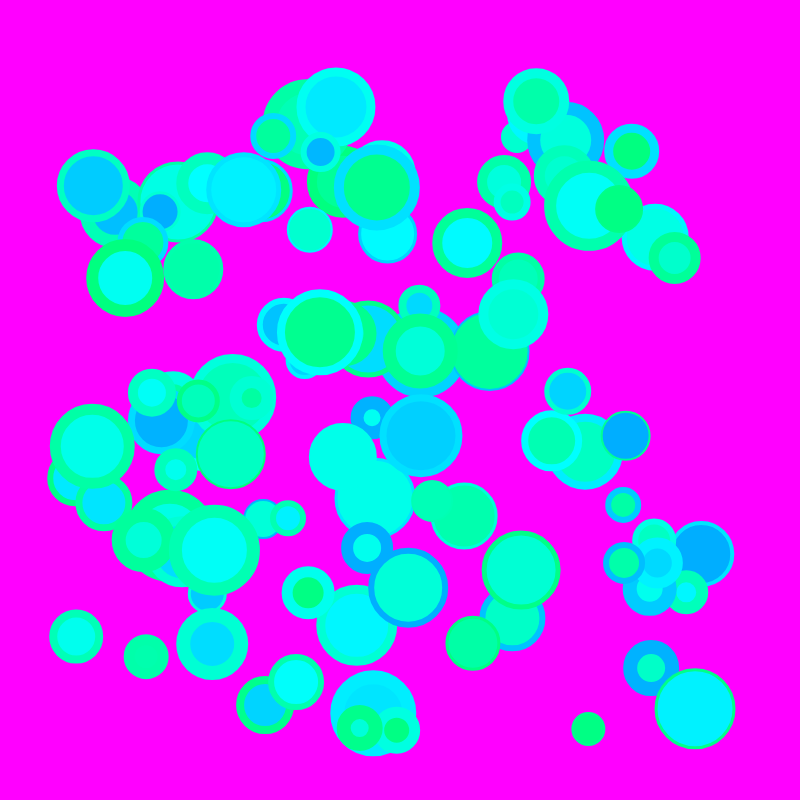
Frame 1 (no input)
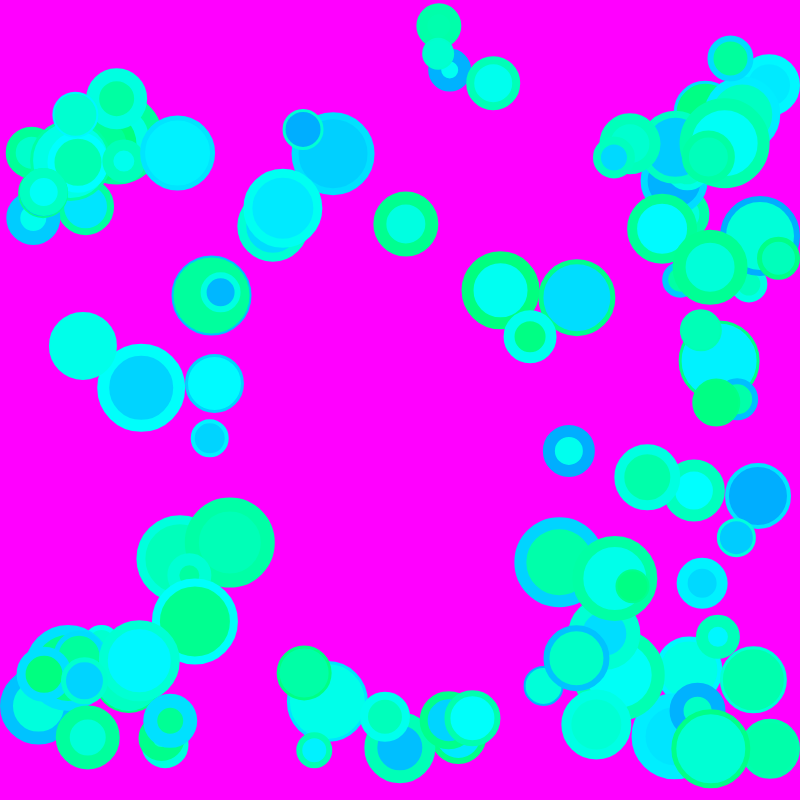
Frame 60 (no input)
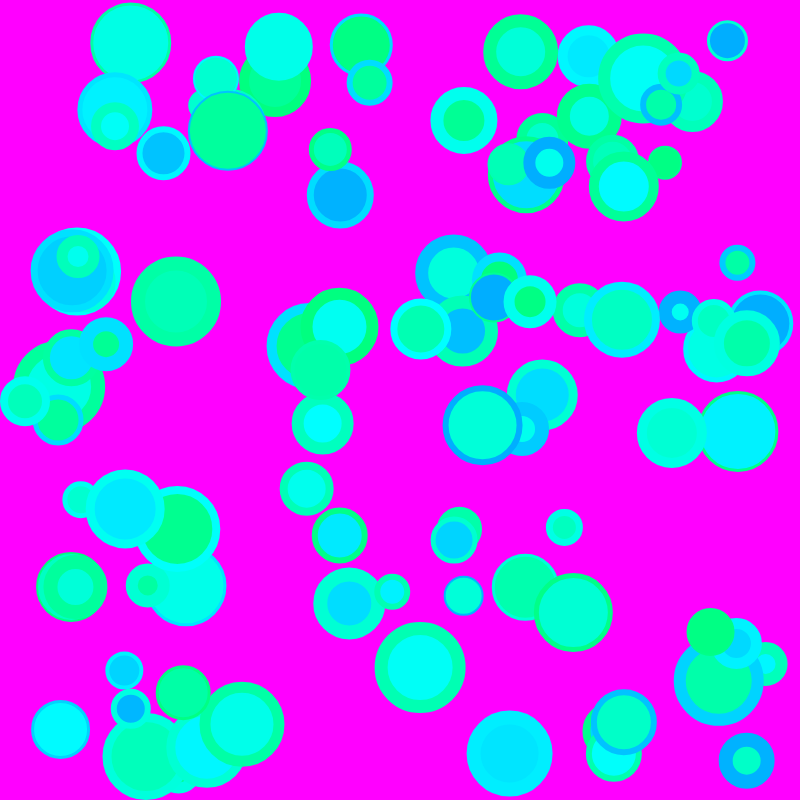
Frame 120 (the mouse pressed at the canvas centre since frame 60)

The p5.js sketch that drew these frames (run headless with seeded random() and noise() and a simulated clock; from frame 60 on, the mouse is pressed at the canvas centre):

// p5.js sketch
// ── sketch.js

const MAX_BALLS = 300;
const MIN_BALLS = 10
let resetButton;
let bHoleF;
let nBalls;
let objSystem;
let xMouse;
let yMouse;


function setup() {
    cnv = createCanvas(800,800);
    frameRate(30);
    colorMode(HSB, 360, 100, 100, 1);

    //create blackhole slider
    bHoleF = createSlider(0, 400, 200, 2);
    bHoleF.position(20, height+95);

    //create number of balls slider
    nBalls = createSlider(MIN_BALLS, MAX_BALLS, 100, 1);
    nBalls.position(20, height+115);

    //create reset button
    resetButton = createButton('Reset');
    resetButton.position(20, height+140);
    resetButton.mousePressed(clearSystem);

    //forces
    let grav = createVector(0, 0);
    let wind = createVector(0, 0);
    let ballForces = [];
    for(let i = 0; i < MAX_BALLS; i++) {
        ballForces.push(createVector(random(-.2,.2), random(-.2,.2)));
    }

    //create System
    objSystem = new System(new Array(), new Array());
    let offset = 50;
    for(let i = 1; i <= MAX_BALLS; i++) {
        let ballForce = ballForces[i-1];
        let randomR = Math.floor(random(15, 40));
        let randomX = Math.floor(random(0+randomR+offset, width-randomR-offset));
        let randomY = Math.floor(random(0+randomR+offset, height-randomR-offset));
        let randomCol = color(Math.floor(random(150,200)), 100, 100, 1);
        let randomStroke = color(Math.floor(random(150,200)), 100, 100, 1);
        let randomWeight = Math.floor(random(2,15));

        let ball = new Ball(randomX, randomY, randomR, randomCol, randomStroke, randomWeight, ballForce);

        objSystem.addObject(ball);
    }

    objSystem.addForce(grav);
    objSystem.addForce(wind);

}

function draw() {
    background(300, 100, 100, 1);
    if(mouseIsPressed && xMouse > 0 && xMouse < width && yMouse > 0 && yMouse < height) {
        objSystem.addBlackHole(xMouse, yMouse);
    }
    objSystem.update(nBalls);
    objSystem.draw(nBalls);

}

class System {

    constructor(){
        this.objects = [];
        this.forces = [];
    }

    addObject(obj) {
        this.objects.push(obj);
    }

    addForce(force) {
        this.forces.push(force);
    }

    addBlackHole(xMouse, yMouse) {
        this.objects.forEach((obj)=>{
            obj.applyBlackHole(xMouse, yMouse);
        });
    }

    removeBlackHole() {
        this.objects.forEach((obj)=>{
            obj.removeBlackHole();
        });
    }

    update() {
        let i = 0;
        this.objects.forEach((obj)=>{
            if(i < nBalls.value()) {
                this.forces.forEach((force)=>{
                    obj.applyForce(force);
                });
                obj.update();
            }
            i++;

        });

    }

    draw() {
        let i = 0;
        this.objects.forEach((obj)=>{
            if(i < nBalls.value()) {
                obj.draw();
            }
            i++;
        });
    }

}

class Ball {

    constructor(x, y, r, color, stroke, strokeWeight, force) {
        this.radius = r;
        this.mass = r/10;
        this.color = color;
        this.stroke = stroke;
        this.strokeWeight = strokeWeight;
        this.position = createVector(x, y);
        this.velocity = createVector(0,0);
        this.velocity.limit(10);
        this.acceleration = createVector(0,0);
        this.blackHole = createVector(0,0);
        this.force = force;
    }

    applyForce(force) {
        this.acceleration.add(this.force);
        this.acceleration.add(p5.Vector.div(force, this.mass));
        this.acceleration.add(this.blackHole);

    }

    applyBlackHole(xMouse, yMouse) {
        let mouseV = createVector(xMouse, yMouse);
        let v = p5.Vector.sub(mouseV, this.position);

        let magSq = v.magSq();
        magSq = constrain(magSq, 25, width);
        let vHat = v.normalize();

        let f = vHat.mult((bHoleF.value())/magSq);

        this.blackHole = f;
    }

    removeBlackHole() {
        this.blackHole = createVector(0,0);
        this.acceleration.mult(0);
    }

    update() {
        this.velocity.add(this.acceleration);
        this.position.add(this.velocity);



        if(this.position.x - this.radius - this.strokeWeight/2 < 0) {
            this.position.x = 0 + this.radius + this.strokeWeight/2;
            this.velocity.x *= -.9;
            //this.applyForce(createVector(-this.acceleration.x,0));
        }

        if(this.position.y - this.radius - this.strokeWeight/2 < 0 ) {
            this.position.y = 0 + this.radius + this.strokeWeight/2;
            this.velocity.y *= -.9;
            //this.applyForce(createVector(0,-this.acceleration.y));
        }
        if(this.position.x + this.radius + this.strokeWeight/2 > width) {
            this.position.x = width - this.radius - this.strokeWeight/2;
            this.velocity.x *= -.9;
            //this.applyForce(createVector(-this.acceleration.x,0));
        }

        if(this.position.y + this.radius + this.strokeWeight/2 > height ) {
            this.position.y = height - this.radius - this.strokeWeight/2;
            this.velocity.y *= -.9;
            //this.applyForce(createVector(0,-this.acceleration.y));
        }

        this.acceleration.mult(0);

    }

    draw() {
        fill(this.color);
        strokeWeight(this.strokeWeight);
        stroke(this.stroke);
        circle(this.position.x, this.position.y, this.radius*2);
        //filter(BLUR);
    }

}

function mouseDragged(event) {

    xMouse = event.x - 8;
    yMouse = event.y - 8;


}

function mouseReleased() {
    if(xMouse > 0 && xMouse < width && yMouse > 0 && yMouse < height) {
        xMouse = 0;
        yMouse = 0;

        objSystem.removeBlackHole();
    }
}

function clearSystem() {

    //forces
    let grav = createVector(0,0);
    let wind = createVector(.001, -.001);
    let ballForces = [];
    for(let i = 0; i < MAX_BALLS; i++) {
        ballForces.push(createVector(random(-.5,.5), random(-.5,.5)));
    }

    //create System
    objSystem = new System(new Array(), new Array());
    let offset = 50;
    for(let i = 1; i <= MAX_BALLS; i++) {
        let ballForce = ballForces[i-1];
        let randomR = Math.floor(random(15, 40));
        let randomX = Math.floor(random(0+randomR+offset, width-randomR-offset));
        let randomY = Math.floor(random(0+randomR+offset, height-randomR-offset));
        let randomCol = color(Math.floor(random(150,200)), 100, 100, 1);
        let randomStroke = color(Math.floor(random(150,200)), 100, 100, 1);
        let randomWeight = Math.floor(random(2,15));

        let ball = new Ball(randomX, randomY, randomR, randomCol, randomStroke, randomWeight, ballForce);

        objSystem.addObject(ball);
    }

    objSystem.addForce(grav);
    objSystem.addForce(wind);
}
